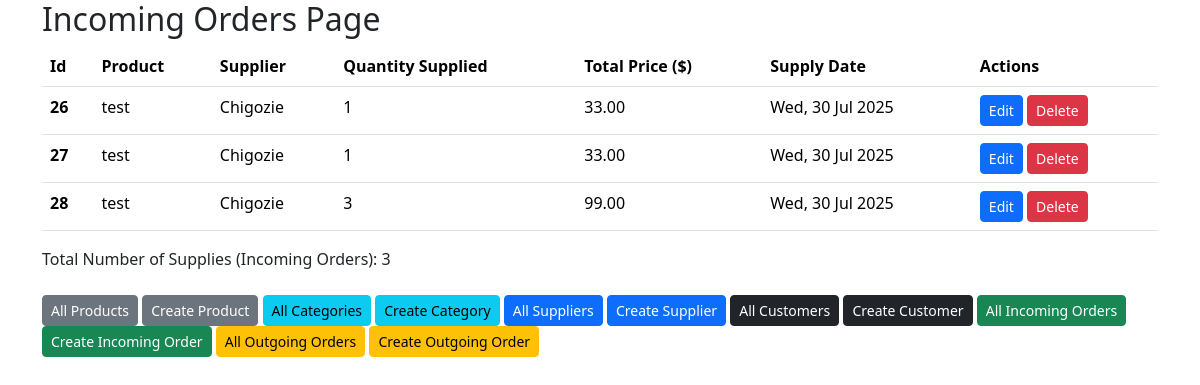
Page /orders/incoming/ on the committed database.
### orders/models.py (models this page shows, shortened)
class IncomingOrder(models.Model):
    product = models.ForeignKey(Product, on_delete=models.CASCADE)  # add related words
    supplier = models.ForeignKey(Supplier, on_delete=models.CASCADE)
    quantity_supply = models.PositiveIntegerField()
    total_price = models.DecimalField(max_digits=20, decimal_places=2, editable=False)
    supply_date = models.DateTimeField(auto_now_add=True)
    def save(self, *args, **kwargs):
        is_new = self._state.adding
        if not is_new:
            original = IncomingOrder.objects.get(pk=self.pk)
            quantity_diff = self.quantity_supply - original.quantity_supply
        else:
            quantity_diff = self.quantity_supply
        self.product.available_quantity += quantity_diff
        self.product.save()
        self.total_price = self.quantity_supply * self.product.unit_price
        super().save(*args, **kwargs)
    def delete(self, *args, **kwargs):
        self.product.available_quantity -= self.quantity_supply
        if self.product.available_quantity < 0:
            self.product.available_quantity = 0
        self.product.save()
        super().delete(*args, **kwargs)
    """def save(self, *args, **kwargs):
        self.total_price = self.quantity_supply * self.product.unit_price
        current_product = Product.objects.get(pk = self.product.pk)
        super().save(*args, **kwargs) #saves incoming order
        current_ordered_product_qs = IncomingOrder.objects.filter(product = current_product)


        # Get total quantity of a given product
        total_availability = sum([product.quantity_supply for product in current_ordered_product_qs if product.quantity_supply > 0])
        self.product.available_quantity = total_availability
        self.product.save()

    def delete(self, *args, **kwargs):
        current_product = Product.objects.get(pk = self.product.pk)
        super().delete(*args, **kwargs)
        current_ordered_product_qs = IncomingOrder.objects.filter(product = current_product)

        # Get total quantity of a given product
        total_availability = sum([product.quantity_supply for product in current_ordered_product_qs if product.quantity_supply > 0])
        self.product.available_quantity = total_availability
        self.product.save()




    """

### products/models.py (models this page shows, shortened)
class Product(models.Model):
    name = models.CharField(max_length = 100)
    category = models.ForeignKey(Category, on_delete=models.CASCADE)
    available_quantity = models.PositiveIntegerField(default=0, editable=False)
    unit_price = models.DecimalField(decimal_places=2, default=0.00, max_digits=10)
    total_price = models.DecimalField(decimal_places=2, max_digits=20,editable=False)
    date_created = models.DateTimeField(auto_now_add=True)
    def __str__(self):
        return self.name

### suppliers/models.py (models this page shows, shortened)
class Supplier(models.Model):
    first_name = models.CharField(max_length=100)
    last_name = models.CharField(max_length=100, null=True, blank=True)
    date_of_birth = models.DateField()
    email = models.EmailField(unique=True)
    phone_number = models.CharField(max_length=50)
    address = models.CharField(max_length=150)
    date_created = models.DateTimeField(auto_now_add=True)
    def __str__(self):
        return self.first_name

### orders/views.py (the view)
# urls.py: path('incoming/', view=IncomingOrderListView.as_view(), name="list_incoming_orders"),
class IncomingOrderListView(ListView):
    model = IncomingOrder
    context_object_name = "incoming_orders"
    template_name = 'orders/incoming/list_orders.html'

### templates/orders/incoming/list_orders.html
{% extends "base.html" %}
{% block content %}
{% if incoming_orders %}
<marquee behavior="" direction=""><h2>Incoming Orders Page</h2></marquee>
<div class="product-wrapper overflow-x-auto">
    <table class="table table-hover ">
   <thead>
    <tr>
     <th scope="col">Id</th>
      <th scope="col">Product</th>
      <th scope="col">Supplier</th>
      <th scope="col" class="text-nowrap">Quantity Supplied</th>
      <th scope="col" class="text-nowrap">Total Price ($)</th>
      <th scope="col" class="text-nowrap">Supply Date</th>
      <th scope="col" >Actions</th>
    </tr>
   </thead>
   <tbody>
    {% for order in incoming_orders %}
    <tr>
      <th scope="row">{{order.id}}</th>
      <td class="text-nowrap">{{order.product}}</td>
      <td class="text-nowrap">{{order.supplier}}</td>
      <td class="text-nowrap">{{order.quantity_supply}}</td>
      <td class="text-nowrap">{{order.total_price}}</td>
      <td class="text-nowrap">{{order.supply_date|date:"D, d M Y"}}</td>
      <td class="actions text-nowrap">
        <a class="btn btn-sm btn-primary" href="{% url 'update_incoming_order' order.id %}">Edit</a>
        <a class="btn btn-sm btn-danger" href="{% url 'delete_incoming_order' order.id %}">Delete</a>
      </td>
    </tr>
    {% endfor %}
    </tbody>
    </table>
</div>
<div class="success">Total Number of Supplies (Incoming Orders): {{incoming_orders|length}}</div>
{% else %}
<div class="isempty">
    <h2>Oops!</h2>
    No any incoming order here!
</div>
{% endif %}
{% endblock content %}

### rows in the picture
IncomingOrder: id "26", product "test", supplier "Chigozie", quantity_supply "1", total_price "33.00", supply_date "Wed, 30 Jul 2025"
IncomingOrder: id "27", product "test", supplier "Chigozie", quantity_supply "1", total_price "33.00", supply_date "Wed, 30 Jul 2025"
IncomingOrder: id "28", product "test", supplier "Chigozie", quantity_supply "3", total_price "99.00", supply_date "Wed, 30 Jul 2025"

### other values in the picture
{{ incoming_orders|length }} "3"
